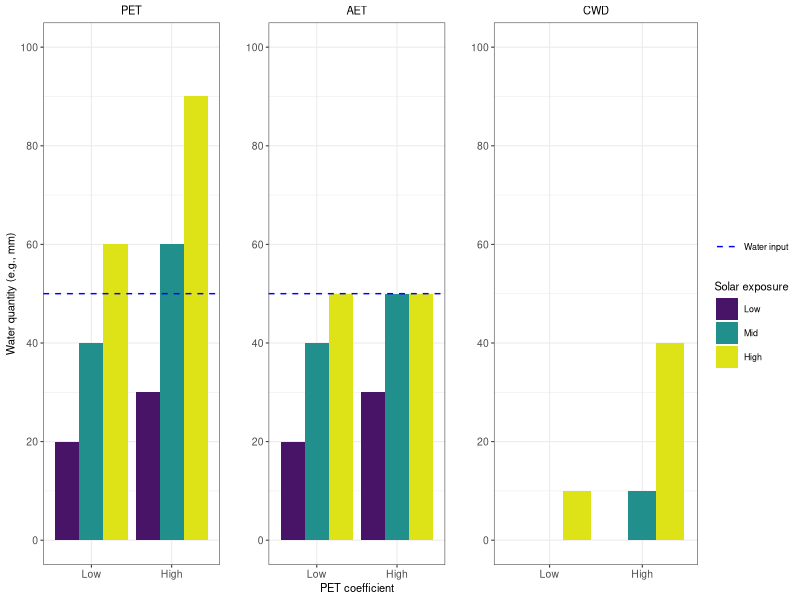

Source code (R):
library(ggplot2)
library(viridis)
library(gridExtra)
library(cowplot)
library(Cairo)
library(dplyr)

# Scenario: aspect

d <- read.csv("data/aspect.csv",header=TRUE,stringsAsFactors=FALSE)
d$aspect <- reorder(d$aspect,c(1,2,3,1,2,3))
d$Crop.coefficient <- reorder(d$Crop.coefficient,c(2,2,2,1,1,1))

# Plot PET
pa <- ggplot(d,aes(Crop.coefficient,PET)) +
  geom_bar(aes(fill=aspect),position="dodge",stat="identity") +
  scale_y_continuous(limits=c(0,100),breaks=c(0,20,40,60,80,100)) +
  geom_hline(yintercept=50,colour="blue",linetype=2,size=0.5) +
  theme(text = element_text(size=20)) +
  scale_x_discrete(drop=FALSE) +
  xlab("") +
  ylab("Water quantity (e.g., mm)") +
  ggtitle("PET") +
  scale_fill_viridis(name="Aspect",discrete=TRUE, begin=0.05, end=0.95) +
  theme_bw(8) +
  guides(fill=FALSE) +
  theme(plot.title = element_text(hjust = 0.5, size=8),
        axis.text = element_text(size=7.5))

# Plot AET
pb <- ggplot(d,aes(Crop.coefficient,AET)) +
  geom_bar(aes(fill=aspect),position="dodge",stat="identity") +
  scale_y_continuous(limits=c(0,100),breaks=c(0,20,40,60,80,100)) +
  geom_hline(yintercept=50,colour="blue",linetype=2,size=0.5) +
  theme(text = element_text(size=20)) +
  scale_x_discrete(drop=FALSE) +
  xlab("PET coefficient") +
  ylab("") +
  ggtitle("AET") +
  scale_fill_viridis(name="Aspect",discrete=TRUE, begin=0.05, end=0.95) +
  theme_bw(8) +
  guides(fill=FALSE) +
  theme(plot.title = element_text(hjust = 0.5, size=8),
        axis.text = element_text(size=7.5))

# Plot Deficit
pc <- ggplot(d,aes(Crop.coefficient,Deficit)) +
  geom_bar(aes(fill=aspect),position="dodge",stat="identity") +
  scale_y_continuous(limits=c(0,100),breaks=c(0,20,40,60,80,100)) +
  theme(text = element_text(size=20)) +
  scale_x_discrete(drop=FALSE) +
  xlab("") +
  ylab("") +
  ggtitle("CWD") +
  scale_fill_viridis(name="Solar exposure",discrete=TRUE, begin=0.05, end=0.95) +
  geom_hline(aes(color="Water input",yintercept = water),linetype=2,size=0.5) +
  scale_color_manual(name="",values = c("blue"),) +
  theme_bw(8) +
  theme(plot.title = element_text(hjust = 0.5, size=8),
        axis.text = element_text(size=7.5))

Cairo(file="figures/Fig1.png",width=1200,height=500,res=200)
plot_grid(pa,pb,pc,nrow=1,rel_widths=c(1,1,1.55))
dev.off()

# 
# # scenario: water input
# 
# 
# d <- read.csv("water.csv",header=TRUE,stringsAsFactors=FALSE)
# #d$water <- reorder(d$water,c(1,2,3,1,2,3))
# d$water.in <- as.numeric(d$water)
# d$water <- as.factor(d$water.input)
# d$water <- reorder(d$water,c(1,2,3,1,2,3))
# 
# d$scenario <- reorder(d$scenario,c(1,1,1,2,2,2))
# 
# # Plot PET
# ggplot(d,aes(scenario,PET,fill=water)) +
#   geom_bar(position=position_dodge(),stat="identity") +
#   geom_errorbar(position=position_dodge(),aes(y=water.in,ymax=water.in,ymin=water.in),width=0.9,colour="blue",linetype=2,size=1) +
#   scale_y_continuous(limits=c(0,8),breaks=c(0,2,4,6,8)) +
#   scale_fill_brewer(palette="Set2") + theme(text = element_text(size=20)) +
#   scale_x_discrete(drop=FALSE) +
#   xlab("Scenario") +
#   ggtitle("PET")
# 
# # Plot AET
# ggplot(d,aes(scenario,AET,fill=water)) + geom_bar(position=position_dodge(),stat="identity") + geom_errorbar(position=position_dodge(),aes(y=water.in,ymax=water.in,ymin=water.in),width=0.9,colour="blue",linetype=2,size=1) + scale_y_continuous(limits=c(0,8),breaks=c(0,2,4,6,8)) + scale_fill_brewer(palette="Set2") + theme(text = element_text(size=20)) + scale_x_discrete(drop=FALSE) + xlab("Scenario")
# 
# # Plot Deficit
# ggplot(d,aes(scenario,Deficit,fill=water)) + geom_bar(position=position_dodge(),stat="identity") + scale_y_continuous(limits=c(0,8),breaks=c(0,2,4,6,8)) + scale_fill_brewer(palette="Set2") + theme(text = element_text(size=20)) + scale_x_discrete(drop=FALSE) + xlab("Scenario")
# 
# 
# library(gridExtra)
# 
# grid.arrange
